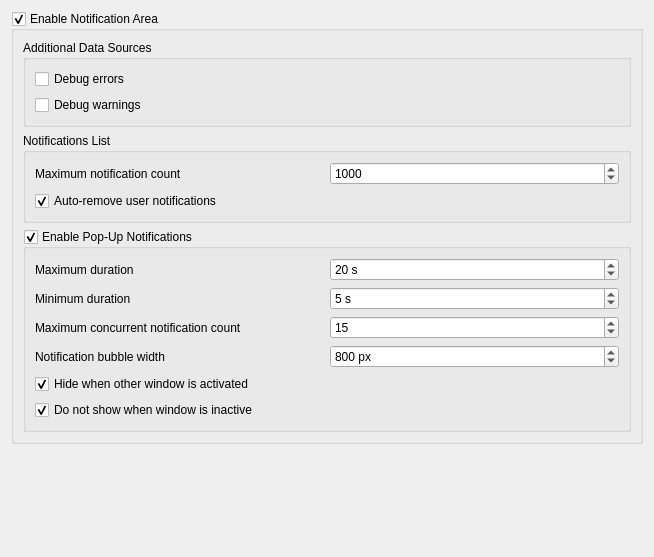
<?xml version="1.0" encoding="UTF-8"?>
<ui version="4.0">
 <class>Gui::Dialog::DlgSettingsNotificationArea</class>
 <widget class="QWidget" name="Gui::Dialog::DlgSettingsNotificationArea">
  <property name="geometry">
   <rect>
    <x>0</x>
    <y>0</y>
    <width>654</width>
    <height>557</height>
   </rect>
  </property>
  <property name="windowTitle">
   <string>Notification Area</string>
  </property>
  <layout class="QGridLayout" name="gridLayout_2">
   <item row="0" column="0">
    <widget class="QGroupBox" name="NotificationAreaEnabled">
     <property name="toolTip">
      <string>&lt;html&gt;&lt;head/&gt;&lt;body&gt;&lt;p&gt;If checked, show the notification area in the status bar: a button with the current notification count, which can expand the detailed notification list. Optionally, with additional pop-up notifications.&lt;/p&gt;&lt;/body&gt;&lt;/html&gt;</string>
     </property>
     <property name="title">
      <string>Enable Notification Area</string>
     </property>
     <property name="checkable">
      <bool>true</bool>
     </property>
     <layout class="QGridLayout" name="gridLayout">
      <item row="2" column="0">
       <widget class="QGroupBox" name="NonIntrusiveNotificationsEnabled">
        <property name="toolTip">
         <string>Enables non-intrusive pop-up notifications above the notification area. Pop-up notifications can be dismissed manually by clicking on them, or automatically after a set duration.</string>
        </property>
        <property name="title">
         <string>Enable Pop-Up Notifications</string>
        </property>
        <property name="checkable">
         <bool>true</bool>
        </property>
        <property name="checked">
         <bool>true</bool>
        </property>
        <layout class="QGridLayout" name="gridLayout_3">
         <item row="1" column="0">
          <widget class="QLabel" name="label_2">
           <property name="text">
            <string>Minimum duration</string>
           </property>
          </widget>
         </item>
         <item row="0" column="0">
          <widget class="QLabel" name="label">
           <property name="toolTip">
            <string/>
           </property>
           <property name="text">
            <string>Maximum duration</string>
           </property>
          </widget>
         </item>
         <item row="0" column="1">
          <widget class="Gui::PrefSpinBox" name="maxDuration">
           <property name="toolTip">
            <string>&lt;html&gt;&lt;head/&gt;&lt;body&gt;&lt;p&gt;Maximum amount of time the notification will be shown (unless mouse buttons are clicked). It also controls when user notifications will be removed if the &amp;quot;Auto-remove user notifications&amp;quot; setting is checked.&lt;/p&gt;&lt;/body&gt;&lt;/html&gt;</string>
           </property>
           <property name="suffix">
            <string> s</string>
           </property>
           <property name="minimum">
            <number>0</number>
           </property>
           <property name="maximum">
            <number>120</number>
           </property>
           <property name="value">
            <number>20</number>
           </property>
           <property name="prefEntry" stdset="0">
            <cstring>NotificationTime</cstring>
           </property>
           <property name="prefPath" stdset="0">
            <cstring>NotificationArea</cstring>
           </property>
          </widget>
         </item>
         <item row="1" column="1">
          <widget class="Gui::PrefSpinBox" name="minDuration">
           <property name="toolTip">
            <string>&lt;html&gt;&lt;head/&gt;&lt;body&gt;&lt;p&gt;Minimum amount of time the notification will be shown (unless the notification bubble is dismissed by clicking on it).&lt;/p&gt;&lt;/body&gt;&lt;/html&gt;</string>
           </property>
           <property name="suffix">
            <string> s</string>
           </property>
           <property name="value">
            <number>5</number>
           </property>
           <property name="prefEntry" stdset="0">
            <cstring>MinimumOnScreenTime</cstring>
           </property>
           <property name="prefPath" stdset="0">
            <cstring>NotificationArea</cstring>
           </property>
          </widget>
         </item>
         <item row="2" column="0">
          <widget class="QLabel" name="label_3">
           <property name="text">
            <string>Maximum concurrent notification count</string>
           </property>
          </widget>
         </item>
         <item row="2" column="1">
          <widget class="Gui::PrefSpinBox" name="maxNotifications">
           <property name="toolTip">
            <string>Maximum number of notifications that will be simultaneously present on the notification bubble.</string>
           </property>
           <property name="value">
            <number>15</number>
           </property>
           <property name="prefEntry" stdset="0">
            <cstring>MaxOpenNotifications</cstring>
           </property>
           <property name="prefPath" stdset="0">
            <cstring>NotificationArea</cstring>
           </property>
          </widget>
         </item>
         <item row="3" column="0">
          <widget class="QLabel" name="label_width">
           <property name="text">
            <string>Notification bubble width</string>
           </property>
          </widget>
         </item>
         <item row="3" column="1">
          <widget class="Gui::PrefSpinBox" name="notificationWidth">
           <property name="toolTip">
            <string>Width of the pop-up notification bubble in pixels.</string>
           </property>
           <property name="suffix">
            <string> px</string>
           </property>
           <property name="prefix">
            <string/>
           </property>
           <property name="minimum">
            <number>300</number>
           </property>
           <property name="maximum">
            <number>10000</number>
           </property>
           <property name="value">
            <number>800</number>
           </property>
           <property name="prefEntry" stdset="0">
            <cstring>NotificiationWidth</cstring>
           </property>
           <property name="prefPath" stdset="0">
            <cstring>NotificationArea</cstring>
           </property>
          </widget>
         </item>
         <item row="4" column="0">
          <widget class="Gui::PrefCheckBox" name="hideNonIntrusiveNotificationsWhenWindowDeactivated">
           <property name="toolTip">
            <string>Any open pop-up notifications will disappear when another window is activated.</string>
           </property>
           <property name="text">
            <string>Hide when other window is activated</string>
           </property>
           <property name="checked">
            <bool>true</bool>
           </property>
           <property name="prefEntry" stdset="0">
            <cstring>HideNonIntrusiveNotificationsWhenWindowDeactivated</cstring>
           </property>
           <property name="prefPath" stdset="0">
            <cstring>NotificationArea</cstring>
           </property>
          </widget>
         </item>
         <item row="5" column="0">
          <widget class="Gui::PrefCheckBox" name="preventNonIntrusiveNotificationsWhenWindowNotActive">
           <property name="toolTip">
            <string>Prevent pop-up notifications from appearing when the FuCad window is not the active window.</string>
           </property>
           <property name="text">
            <string>Do not show when window is inactive</string>
           </property>
           <property name="checked">
            <bool>true</bool>
           </property>
           <property name="prefEntry" stdset="0">
            <cstring>PreventNonIntrusiveNotificationsWhenWindowNotActive</cstring>
           </property>
           <property name="prefPath" stdset="0">
            <cstring>NotificationArea</cstring>
           </property>
          </widget>
         </item>
        </layout>
       </widget>
      </item>
      <item row="0" column="0">
       <widget class="QGroupBox" name="GroupBoxSubscriptions">
        <property name="toolTip">
         <string>Additional notification sources to show in the notification area.</string>
        </property>
        <property name="title">
         <string>Additional Data Sources</string>
        </property>
        <layout class="QGridLayout" name="gridLayout_1">
         <item row="0" column="0">
          <widget class="Gui::PrefCheckBox" name="developerErrorSubscriptionEnabled">
           <property name="toolTip">
            <string>Errors intended for developers will appear in the notification area.</string>
           </property>
           <property name="text">
            <string>Debug errors</string>
           </property>
           <property name="checked">
            <bool>false</bool>
           </property>
           <property name="prefEntry" stdset="0">
            <cstring>DeveloperErrorSubscriptionEnabled</cstring>
           </property>
           <property name="prefPath" stdset="0">
            <cstring>NotificationArea</cstring>
           </property>
          </widget>
         </item>
         <item row="1" column="0">
          <widget class="Gui::PrefCheckBox" name="developerWarningSubscriptionEnabled">
           <property name="toolTip">
            <string>Warnings intended for developers will appear in the notification area.</string>
           </property>
           <property name="text">
            <string>Debug warnings</string>
           </property>
           <property name="checked">
            <bool>false</bool>
           </property>
           <property name="prefEntry" stdset="0">
            <cstring>DeveloperWarningSubscriptionEnabled</cstring>
           </property>
           <property name="prefPath" stdset="0">
            <cstring>NotificationArea</cstring>
           </property>
          </widget>
         </item>
        </layout>
       </widget>
      </item>
      <item row="1" column="0">
       <widget class="QGroupBox" name="groupBox_2">
        <property name="toolTip">
         <string>Controls the amount of notifications to show in the list.</string>
        </property>
        <property name="title">
         <string>Notifications List</string>
        </property>
        <layout class="QGridLayout" name="gridLayout_4">
         <item row="0" column="1">
          <widget class="Gui::PrefSpinBox" name="maxWidgetMessages">
           <property name="toolTip">
            <string>Limits the number of notifications that will be kept in the list. If 0, there is no limit.</string>
           </property>
           <property name="maximum">
            <number>10000</number>
           </property>
           <property name="value">
            <number>1000</number>
           </property>
           <property name="prefEntry" stdset="0">
            <cstring>MaxWidgetMessages</cstring>
           </property>
           <property name="prefPath" stdset="0">
            <cstring>NotificationArea</cstring>
           </property>
          </widget>
         </item>
         <item row="0" column="0">
          <widget class="QLabel" name="label_4">
           <property name="text">
            <string>Maximum notification count</string>
           </property>
          </widget>
         </item>
         <item row="1" column="0">
          <widget class="Gui::PrefCheckBox" name="autoRemoveUserNotifications">
           <property name="toolTip">
            <string>Removes the user notifications from the notifications list after the maximum duration for pop-up notifications has lapsed.</string>
           </property>
           <property name="text">
            <string>Auto-remove user notifications</string>
           </property>
           <property name="checked">
            <bool>true</bool>
           </property>
           <property name="prefEntry" stdset="0">
            <cstring>AutoRemoveUserNotifications</cstring>
           </property>
           <property name="prefPath" stdset="0">
            <cstring>NotificationArea</cstring>
           </property>
          </widget>
         </item>
        </layout>
       </widget>
      </item>
     </layout>
    </widget>
   </item>
   <item row="4" column="0">
    <spacer name="verticalSpacer">
     <property name="orientation">
      <enum>Qt::Vertical</enum>
     </property>
     <property name="sizeHint" stdset="0">
      <size>
       <width>20</width>
       <height>63</height>
      </size>
     </property>
    </spacer>
   </item>
  </layout>
 </widget>
 <customwidgets>
  <customwidget>
   <class>Gui::PrefCheckBox</class>
   <extends>QCheckBox</extends>
   <header>Gui/PrefWidgets.h</header>
  </customwidget>
  <customwidget>
   <class>Gui::PrefSpinBox</class>
   <extends>QSpinBox</extends>
   <header>Gui/PrefWidgets.h</header>
  </customwidget>
 </customwidgets>
 <resources/>
 <connections/>
</ui>
